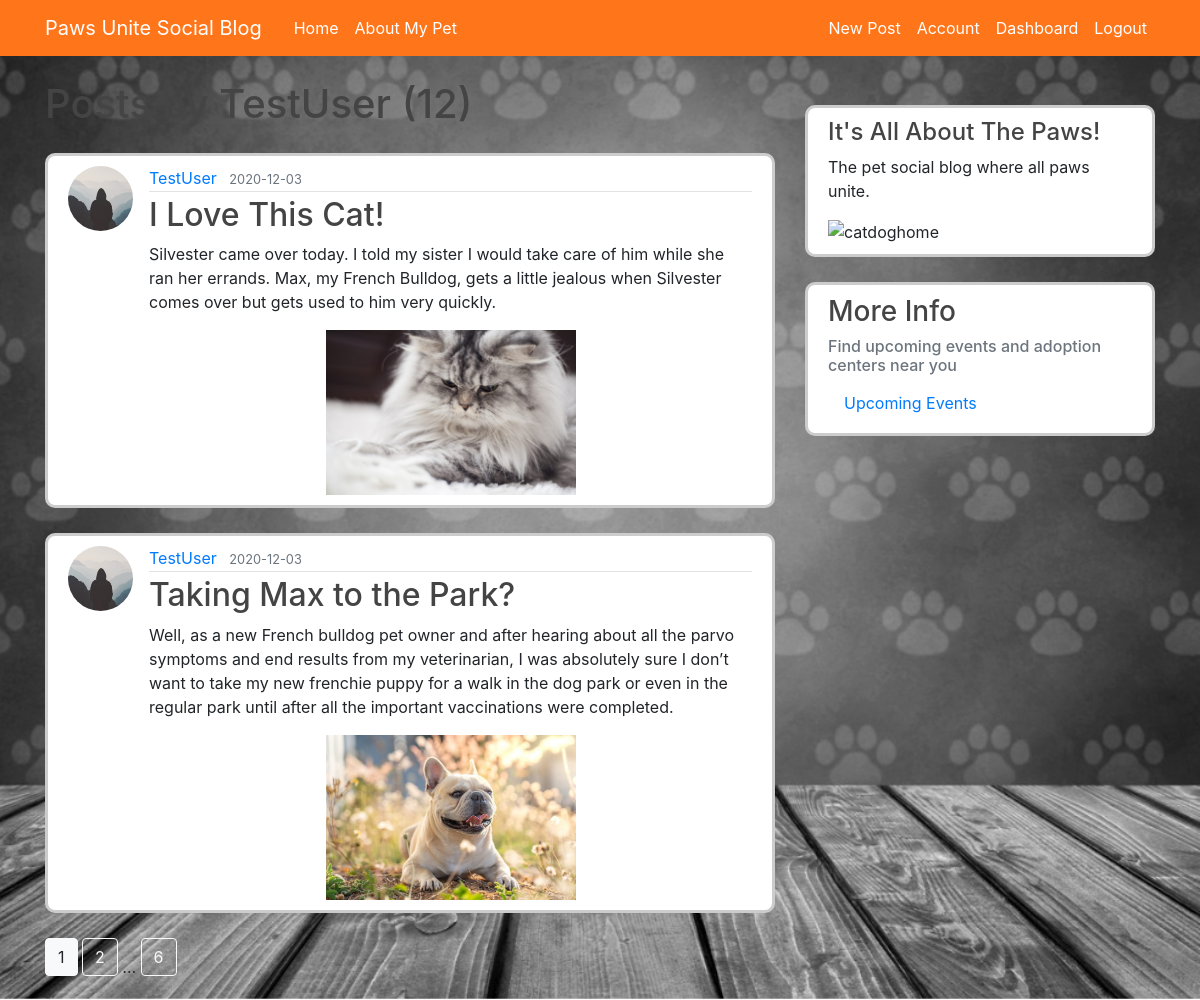
Page /user/TestUser (signed in) on the committed database.
### socialblog/model.py (models this page shows, shortened)
class User(db.Model, UserMixin):
    id = db.Column(db.Integer, primary_key=True)
    username = db.Column(db.String(20), unique=True, nullable=False)
    email = db.Column(db.String(120), unique=True, nullable=False)
    image_file = db.Column(db.String(20), nullable=False,
                           default='default.jpg')
    password = db.Column(db.String(60), nullable=False)
    posts = db.relationship('Post', backref='author', lazy=True)

class Post(db.Model):
    id = db.Column(db.Integer, primary_key=True)
    title = db.Column(db.String(100), nullable=False)
    date_posted = db.Column(db.DateTime, nullable=False,
                            default=datetime.utcnow)
    content = db.Column(db.Text, nullable=False)
    image = db.Column(db.String(20), nullable=True, default='default.jpg')
    user_id = db.Column(db.Integer, db.ForeignKey('user.id'), nullable=False)

### socialblog/routes.py (the view)
@app.route("/user/<string:username>")
def user_posts(username):
    page = request.args.get('page', 1, type=int)
    user = User.query.filter_by(username=username).first_or_404()
    posts = Post.query.filter_by(author=user)\
        .order_by(Post.date_posted.desc())\
        .paginate(page=page, per_page=2)
    return render_template('user_posts.html', posts=posts, user=user)

### socialblog/model.py (called while the page is built)
@login_manager.user_loader
def load_user(user_id):
    return User.query.get(int(user_id))

### socialblog/templates/user_posts.html
{% extends "layout.html" %}
{% block content %}
<h1 class="mb-3">Posts by {{ user.username }} ({{ posts.total }})</h1>
{% for post in posts.items %}
<article class="media content-section">
    <img class="rounded-circle article-img"
        src="{{ url_for('static', filename='profile_pics/' + post.author.image_file) }}">
    <div class="media-body">
        <div class="article-metadata">
            <a class="mr-2"
                href="{{ url_for('user_posts', username=post.author.username) }}">{{ post.author.username }}</a>
            <small class="text-muted">{{ post.date_posted.strftime('%Y-%m-%d') }}</small>
        </div>
        <h2><a class="article-title" href="{{ url_for('post', post_id=post.id) }}">{{ post.title }}</a></h2>
        <p class="article-content">{{ post.content }}</p>
        <img class="rounded-corners mx-auto d-block article-img2"
            src="{{ url_for('static', filename='profile_pics/' + post.image) }}" alt="cat picture">
    </div>
</article>
{% endfor %}
{% for page_num in posts.iter_pages(left_edge=1, right_edge=1, left_current=1, right_current=2) %}
{% if page_num %}
{% if posts.page == page_num %}
<a class="btn btn-light mb-4"
    href="{{ url_for('user_posts', username=user.username, page=page_num) }}">{{ page_num }}</a>
{% else %}
<a class="btn btn-outline-light mb-4"
    href="{{ url_for('user_posts', username=user.username, page=page_num) }}">{{ page_num }}</a>
{% endif %}
{% else %}
...
{% endif %}
{% endfor %}
{% endblock content %}

### socialblog/static/main.css (style rules this page uses)
body { background-color: #ffffff; background-image: url(/static/bwpaws.jpg); background-size: cover; background-position: center; margin-top: 5rem; background-repeat: no-repeat; }
h1, h2, h3, h4, h5, h6 { color: #444444; }
.content-section { background: #ffffff; padding: 10px 20px; border: 3px solid #cccccc; border-radius: 10px; margin-top: 25px; margin-bottom: 25px; }
.article-title { color: #444444; }
.article-content { white-space: pre-line; }
.article-img { height: 65px; width: 65px; margin-right: 16px; }
.article-img2 { height: 165px; width: 250px; margin-right: 16px; }
.article-metadata { padding-bottom: 1px; margin-bottom: 4px; border-bottom: 1px solid #e3e3e3 }

### rows in the picture
User: username "TestUser"
Post: image_file (placeholder picture), author.username "TestUser", date_posted "2020-12-03", title "I Love This Cat!", content "Silvester came over today. I told my sister I would take care of him while she ran her errands. Max, my French Bulldog, gets a little jealous when Silvester comes over but gets used to him very quickly.", image (picture)
Post: image_file (placeholder picture), author.username "TestUser", date_posted "2020-12-03", title "Taking Max to the Park?", content "Well, as a new French bulldog pet owner and after hearing about all the parvo symptoms and end results from my veterinarian, I was absolutely sure I don’t want to take my new frenchie puppy for a walk in the dog park or even in the regular park until after all the important vaccinations were completed.", image (picture)

### other values in the picture
{{ posts.total }} "12"
{{ page_num }} "1"
{{ page_num }} "2" "6"
